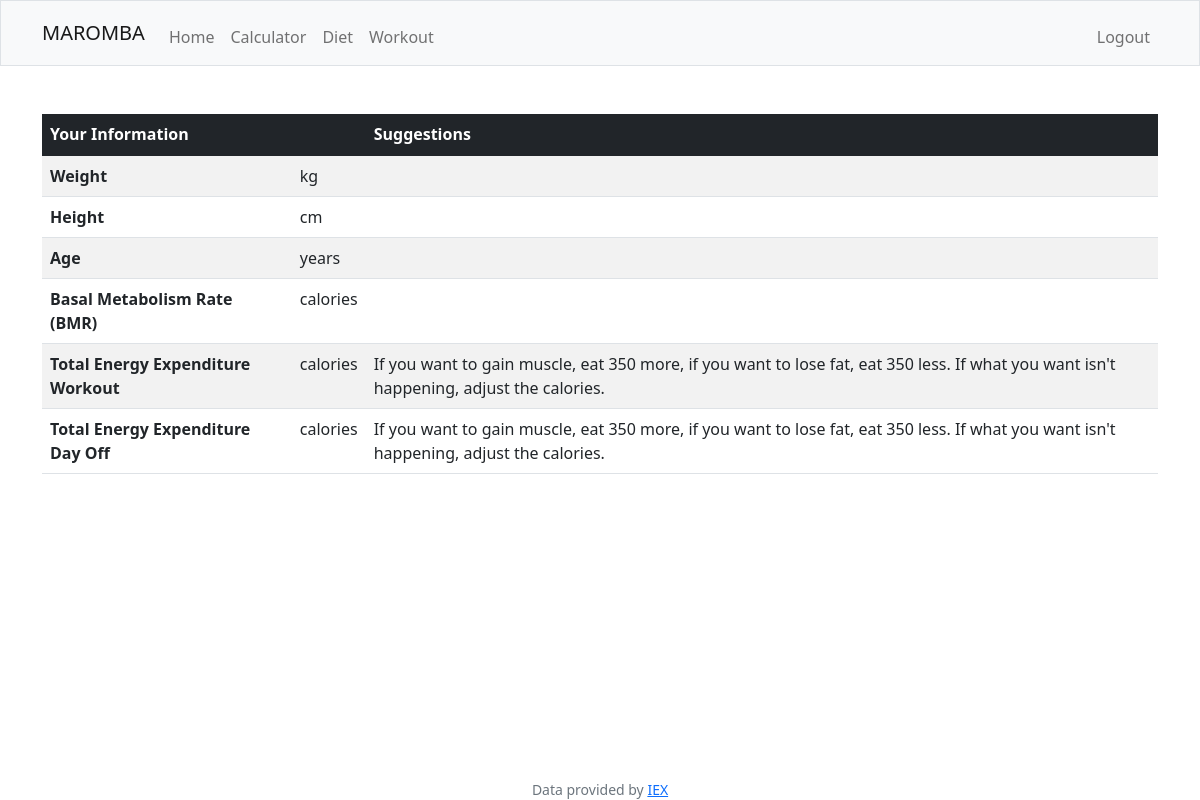
Page / (signed in) on the earlier database version.
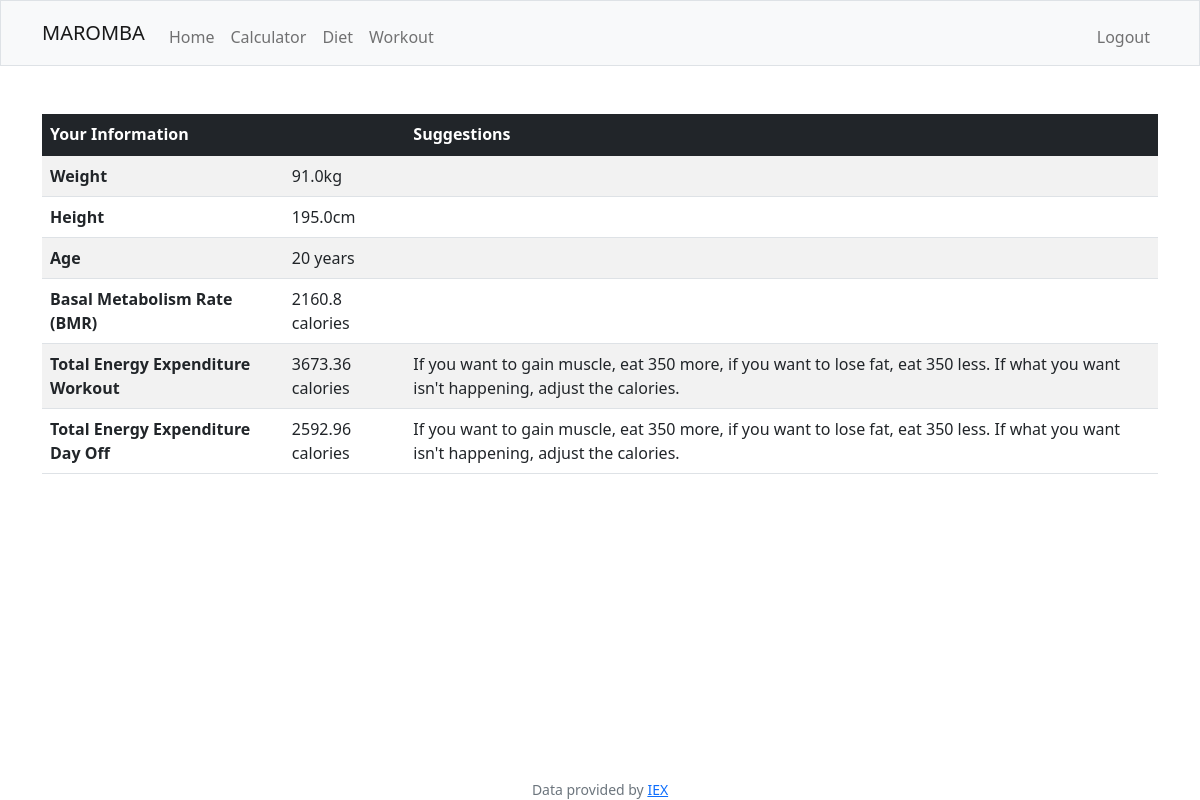
Same page on the later database version.
### app/models/tables.py (models this page shows, shortened)
class Info(db.Model, UserMixin):
    __tablename__ = "infos"
    id = db.Column(db.Integer, primary_key=True, unique=True, nullable=False)
    height = db.Column(db.Float, nullable=False)
    weight = db.Column(db.Float, nullable=False)
    age = db.Column(db.Integer, nullable=False)
    gender = db.Column(db.String(1), nullable=False)
    tmb = db.Column(db.Integer, nullable=False)
    get_workout = db.Column(db.Integer, nullable=False)
    get_off = db.Column(db.Integer, nullable=False)
    protein = db.Column(db.Float, nullable=False)
    fat = db.Column(db.Float, nullable=False)
    user_id = db.Column(db.Integer, db.ForeignKey("users.id"), unique=True, nullable=False)
    user = db.relationship("User", foreign_keys=user_id)

### app/controllers/default.py (the view)
@app.route("/", methods=["GET", "POST"])
@login_required
def index():
    user_info = Info.query.filter_by(user_id=current_user.id).first()
    """if request.methods == "POST":
        pass"""
    return render_template("index.html", info=user_info)

### app/controllers/default.py (called while the page is built)
@lm.user_loader
def load_user(id):
    return User.query.filter_by(id=id).first()

### app/models/tables.py (called while the page is built)
    @property
    def is_authenticated(self):
        return True

### app/templates/index.html (shortened to what this page needs)
{% extends "layout.html" %}
{% block main %}
    <table class="table table-striped text-start">
        <thead class="table-dark">
            <tr>
                <th scope="col">Your Information</th>
                <th scope="col"></th>
                <th scope="col">Suggestions</th>
            </tr>
        </thead>
        <tbody>
            <tr>
                <th scope="row">Weight</th>
                <td>{{ info.weight }}kg</td>
                <td></td>
            </tr>
            <tr>
                <th scope="row">Height</th>
                <td>{{ info.height }}cm</td>
                <td></td>
            </tr>
            <tr>
                <th scope="row">Age</th>
                <td>{{ info.age }} years</td>
                <td></td>
            </tr>
            <tr>
                <th scope="row">Basal Metabolism Rate (BMR)</th>
                <td>{{ info.tmb }} calories</td>
                <td></td>
            </tr>
            <tr>
                <th scope="row">Total Energy Expenditure Workout</th>
                <td>{{ info.get_workout }} calories</td>
                <td>If you want to gain muscle, eat 350 more, if you want to lose fat, eat 350 less. If what you want isn't happening, adjust the calories.</td>
            </tr>
            <tr>
                <th scope="row">Total Energy Expenditure Day Off</th>
                <td>{{ info.get_off }} calories</td>
                <td>If you want to gain muscle, eat 350 more, if you want to lose fat, eat 350 less. If what you want isn't happening, adjust the calories.</td>
            </tr>
        </tbody>
    </table>
{% endblock %}

### app/templates/layout.html (shortened to what this page needs)
<!DOCTYPE html>
<html lang="pt-br">
    <head>
        <link href="https://cdn.jsdelivr.net/npm/bootstrap@5.1.3/dist/css/bootstrap.min.css" rel="stylesheet">
        <link href="/static/styles.css" rel="stylesheet">
    </head>
    <body>
        <nav class="bg-light border navbar navbar-expand-md navbar-light">
            <div class="container">
                <a class="navbar-brand" href="/">MAROMBA</a>
                <div class="collapse navbar-collapse" id="navbar">
                    {% if current_user.is_authenticated %}
                        <ul class="navbar-nav me-auto mt-2">
                            <li class="nav-item"><a class="nav-link" href="/">Home</a></li>
                            <li class="nav-item"><a class="nav-link" href="/calculator">Calculator</a></li>
                            <li class="nav-item"><a class="nav-link" href="/diet">Diet</a></li>
                            <li class="nav-item"><a class="nav-link" href="/workout">Workout</a></li>
                        </ul>
                        <ul class="navbar-nav ms-auto mt-2">
                            <li class="nav-item"><a class="nav-link" href="/logout">Logout</a></li>
                        </ul>
                    {% else %}
                        <ul class="navbar-nav ms-auto mt-2">
                            <li class="nav-item"><a class="nav-link" href="/register">Register</a></li>
                            <li class="nav-item"><a class="nav-link" href="/login">Login</a></li>
                        </ul>
                    {% endif %}
                </div>
            </div>
        </nav>
        <main class="container py-5 text-center">
            {% block main %}{% endblock %}
        </main>
        <footer class="container fixed-bottom small text-center text-muted">
            Data provided by <a href="https://iexcloud.io/">IEX</a>
        </footer>
    </body>
</html>

Differences in the rows shown:
added Info: weight "91.0", height "195.0", age "20", tmb "2160.8", get_workout "3673.36", get_off "2592.96"
